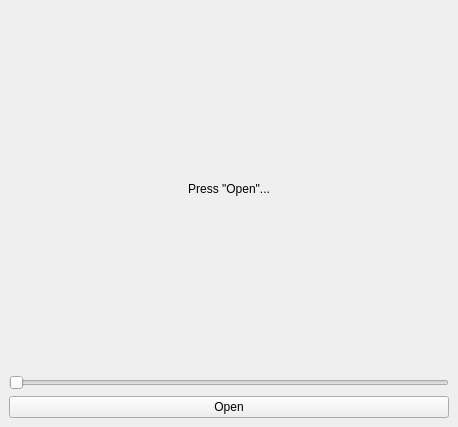
<?xml version="1.0" encoding="UTF-8"?>
<ui version="4.0">
 <class>MainWindow</class>
 <widget class="QMainWindow" name="MainWindow">
  <property name="geometry">
   <rect>
    <x>0</x>
    <y>0</y>
    <width>458</width>
    <height>427</height>
   </rect>
  </property>
  <property name="sizePolicy">
   <sizepolicy hsizetype="Expanding" vsizetype="Expanding">
    <horstretch>0</horstretch>
    <verstretch>0</verstretch>
   </sizepolicy>
  </property>
  <property name="windowTitle">
   <string>MainWindow</string>
  </property>
  <widget class="QWidget" name="centralwidget">
   <layout class="QGridLayout" name="gridLayout">
    <item row="0" column="0">
     <layout class="QVBoxLayout" name="verticalLayout">
      <item>
       <widget class="QLabel" name="imageField">
        <property name="text">
         <string>Press &quot;Open&quot;...</string>
        </property>
        <property name="textFormat">
         <enum>Qt::AutoText</enum>
        </property>
        <property name="scaledContents">
         <bool>true</bool>
        </property>
        <property name="alignment">
         <set>Qt::AlignCenter</set>
        </property>
       </widget>
      </item>
      <item>
       <widget class="QSlider" name="horizontalSlider">
        <property name="enabled">
         <bool>false</bool>
        </property>
        <property name="maximum">
         <number>10</number>
        </property>
        <property name="orientation">
         <enum>Qt::Horizontal</enum>
        </property>
       </widget>
      </item>
      <item>
       <widget class="QPushButton" name="pushButton">
        <property name="sizePolicy">
         <sizepolicy hsizetype="Expanding" vsizetype="Fixed">
          <horstretch>0</horstretch>
          <verstretch>0</verstretch>
         </sizepolicy>
        </property>
        <property name="text">
         <string>Open</string>
        </property>
       </widget>
      </item>
     </layout>
    </item>
   </layout>
  </widget>
  <widget class="QMenuBar" name="menubar">
   <property name="geometry">
    <rect>
     <x>0</x>
     <y>0</y>
     <width>458</width>
     <height>30</height>
    </rect>
   </property>
  </widget>
 </widget>
 <resources/>
 <connections>
  <connection>
   <sender>pushButton</sender>
   <signal>clicked()</signal>
   <receiver>MainWindow</receiver>
   <slot>openImage()</slot>
   <hints>
    <hint type="sourcelabel">
     <x>176</x>
     <y>419</y>
    </hint>
    <hint type="destinationlabel">
     <x>355</x>
     <y>295</y>
    </hint>
   </hints>
  </connection>
 </connections>
 <slots>
  <slot>openImage()</slot>
 </slots>
</ui>
